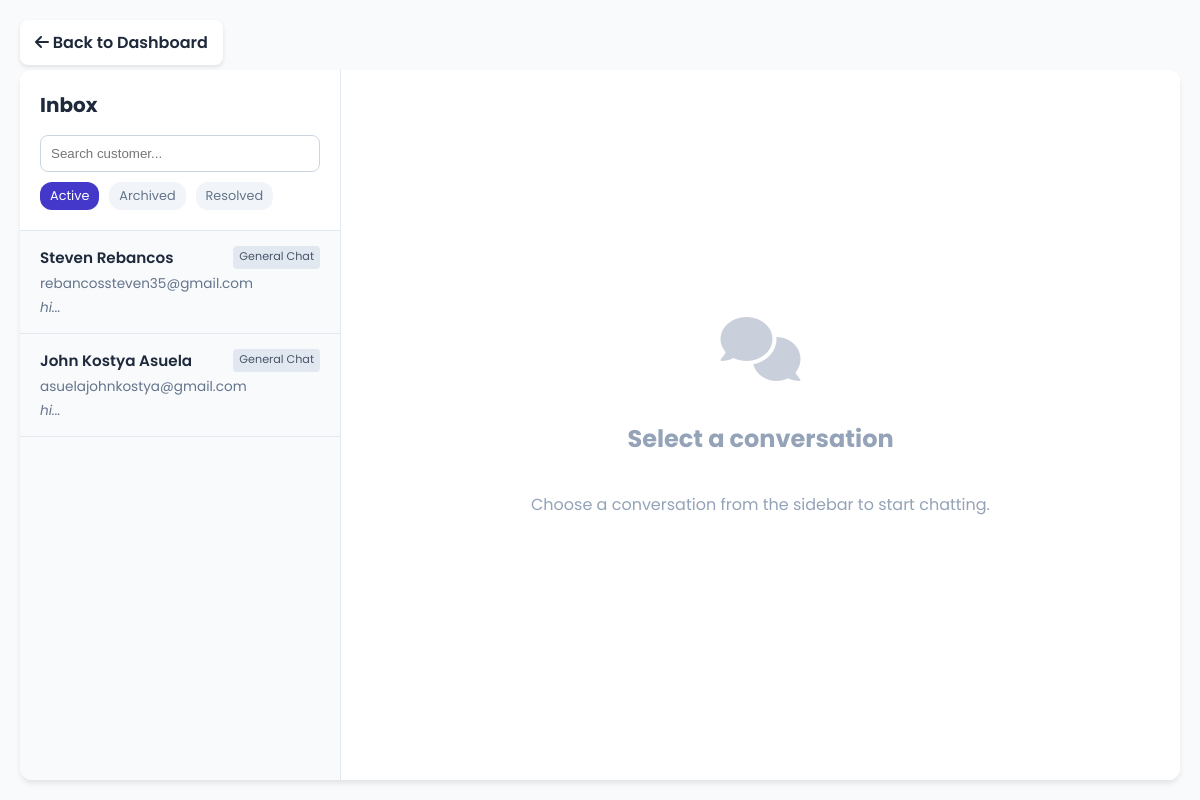
Page /admin/messages.php (signed in) on the committed database.
### tables this page shows
CREATE TABLE `customer_conversations` (
  `id` int(11) NOT NULL,
  `customer_email` varchar(255) NOT NULL,
  `customer_name` varchar(255) NOT NULL,
  `message_type` enum('Tour Package Inquiry','Flight Booking','Visa Assistance','General Chat') DEFAULT 'General Chat',
  `status` enum('Active','Archived','Resolved') DEFAULT 'Active',
  `created_at` datetime DEFAULT current_timestamp(),
  `updated_at` datetime DEFAULT current_timestamp() ON UPDATE current_timestamp(),
  `customer_last_typing` datetime DEFAULT NULL,
  `admin_last_typing` datetime DEFAULT NULL
);

### admin/messages.php (the view, shortened to what this page needs)
<?php
require_once __DIR__ . '/../config/database.php';
    ?>
    <?php
$activeConvoId = $_GET['convo_id'] ?? null;
$statusFilter = $_GET['status'] ?? 'Active';
$searchQuery = $_GET['search'] ?? '';
$where = "status = :status";
$params = ['status' => $statusFilter];
$stmt = $pdo->prepare("
    SELECT c.*,
    (SELECT message FROM customer_messages WHERE conversation_id = c.id ORDER BY id DESC LIMIT 1) as last_message,
    (SELECT COUNT(*) FROM customer_messages WHERE conversation_id = c.id AND is_read = 0 AND sender_type = 'Customer') as unread_count
    FROM customer_conversations c
    WHERE $where
    ORDER BY c.updated_at DESC
");
$stmt->execute($params);
$conversations = $stmt->fetchAll(PDO::FETCH_ASSOC);
$activeMessages = [];
?>
<!DOCTYPE html>
<html lang="en">
<head>
    <link rel="stylesheet" href="https://cdnjs.cloudflare.com/ajax/libs/font-awesome/6.0.0-beta3/css/all.min.css">
</head>
<body>
    <a href="dashboard.php" class="back-to-dash"><i class="fas fa-arrow-left"></i> Back to Dashboard</a>
    <div class="messages-container" style="margin-top: 70px;">
        <div class="sidebar-list">
            <div class="sidebar-header">
                <h2>Inbox</h2>
                <form action="" method="GET">
                    <input type="text" name="search" class="search-box" placeholder="Search customer..." value="<?= htmlspecialchars($searchQuery) ?>">
                </form>
                <div class="status-filters">
                    <a href="?status=Active" class="<?= $statusFilter === 'Active' ? 'active' : '' ?>">Active</a>
                    <a href="?status=Archived" class="<?= $statusFilter === 'Archived' ? 'active' : '' ?>">Archived</a>
                    <a href="?status=Resolved" class="<?= $statusFilter === 'Resolved' ? 'active' : '' ?>">Resolved</a>
                </div>
            </div>
            <div class="convo-list">
                <?php foreach ($conversations as $c): ?>
                    <a href="?convo_id=<?= $c['id'] ?>&status=<?= $statusFilter ?>&search=<?= urlencode($searchQuery) ?>"
                       class="convo-item <?= $activeConvoId == $c['id'] ? 'active' : '' ?>">
                        <div class="convo-header">
                            <span class="convo-name"><?= htmlspecialchars($c['customer_name']) ?></span>
                            <span class="convo-type"><?= htmlspecialchars($c['message_type']) ?></span>
                        </div>
                        <div class="convo-snippet"><?= htmlspecialchars($c['customer_email']) ?></div>
                        <div class="convo-snippet" style="margin-top: 4px; font-style: italic;">
                            <?= htmlspecialchars(substr($c['last_message'] ?? 'No messages yet', 0, 40)) ?>...
                        </div>
                    </a>
                <?php endforeach; ?>
            </div>
        </div>
        <div class="chat-area">
            <?php if ($activeConvoId): ?>
                <?php
                    $curr = array_filter($conversations, fn($c) => $c['id'] == $activeConvoId);
                    $activeConvo = reset($curr);
                    if (!$activeConvo) {
                        $stmt = $pdo->prepare("SELECT * FROM customer_conversations WHERE id = ?");
                        $stmt->execute([$activeConvoId]);
                        $activeConvo = $stmt->fetch(PDO::FETCH_ASSOC);
                    }
                ?>
                <div class="chat-header">
                    <div class="chat-header-info">
                        <h3><?= htmlspecialchars($activeConvo['customer_name'] ?? 'Unknown Customer') ?></h3>
                        <p><?= htmlspecialchars($activeConvo['customer_email'] ?? '') ?> • <?= htmlspecialchars($activeConvo['message_type'] ?? '') ?> • Status: <strong><?= htmlspecialchars($activeConvo['status'] ?? '') ?></strong></p>
                    </div>
                    <div class="chat-actions">
                        <?php if (($activeConvo['status'] ?? '') === 'Active'): ?>
                            <form action="" method="POST">
                                <input type="hidden" name="conversation_id" value="<?= $activeConvo['id'] ?>">
                                <input type="hidden" name="action" value="Resolved">
                                <button type="submit" title="Mark as Resolved"><i class="fas fa-check-circle" style="color:#16a34a;"></i> Resolve</button>
                            </form>
                            <form action="" method="POST">
                                <input type="hidden" name="conversation_id" value="<?= $activeConvo['id'] ?>">
                                <input type="hidden" name="action" value="Archived">
                                <button type="submit" title="Archive Chat"><i class="fas fa-archive" style="color:#64748b;"></i> Archive</button>
                            </form>
                        <?php else: ?>
                            <form action="" method="POST">
                                <input type="hidden" name="conversation_id" value="<?= $activeConvo['id'] ?>">
                                <input type="hidden" name="action" value="Active">
                                <button type="submit"><i class="fas fa-undo"></i> Move to Active</button>
                            </form>
                        <?php endif; ?>
                    </div>
                </div>
                <div class="chat-messages" id="chatMessages">
                    <?php if (empty($activeMessages)): ?>
                        <div style="text-align: center; color: #64748b; margin-top: 20px;">No messages yet.</div>
                    <?php endif; ?>
                    <?php
                        $last_id = 0;
                        foreach ($activeMessages as $m):
                            $last_id = max($last_id, $m['id']);
                    ?>
                        <div class="message <?= $m['sender_type'] === 'Customer' ? 'customer' : 'admin' ?>">
                            <?php if ($m['sender_type'] !== 'Customer'): ?>
                                <div class="message-sender"><?= htmlspecialchars($m['sender_name']) ?></div>
                            <?php endif; ?>
                            <div class="message-body"><?= nl2br(htmlspecialchars($m['message'])) ?></div>
                            <div class="message-time"><?= date('g:i A', strtotime($m['created_at'])) ?></div>
                        </div>
                    <?php endforeach; ?>
                    <div id="typingIndicator" style="display: none; align-self: flex-start; color: var(--muted); font-size: 0.85rem; font-style: italic; margin-left: 10px;">
                        Customer is typing...
                    </div>
                </div>
                <div class="chat-input">
                    <form action="" method="POST">
                        <input type="hidden" name="action" value="reply">
                        <input type="hidden" name="conversation_id" value="<?= $activeConvoId ?>">
                        <textarea name="message" rows="2" placeholder="Type a reply..." required></textarea>
                        <button type="submit">Send <i class="fas fa-paper-plane" style="margin-left: 5px;"></i></button>
                    </form>
                </div>
                <script>
                    const chatMessages = document.getElementById('chatMessages');
                    const typingIndicator = document.getElementById('typingIndicator');
                    const messageInput = document.querySelector('textarea[name="message"]');
                    let lastId = <?= $last_id ?? 0 ?>;
                    const convoId = <?= $activeConvoId ?>;
                    function scrollToBottom() {
                        chatMessages.scrollTop = chatMessages.scrollHeight;
                    }
                    scrollToBottom();
                    function fetchMessages() {
                        fetch(`../api/chat_sync.php?convo_id=${convoId}&last_id=${lastId}`)
                            .then(res => res.json())
                            .then(data => {
                                if (data.error) return;
                                // Handle new messages
                                if (data.messages && data.messages.length > 0) {
                                    data.messages.forEach(m => {
                                        const div = document.createElement('div');
                                        div.className = 'message ' + m.css_class;
                                        let innerHtml = '';
                                        if (m.sender_type !== 'Customer') {
                                            innerHtml += `<div class="message-sender">${m.sender_name}</div>`;
                                        }
                                        innerHtml += `<div class="message-body">${m.safe_message}</div>`;
                                        innerHtml += `<div class="message-time">${m.formatted_time}</div>`;
                                        div.innerHTML = innerHtml;
                                        chatMessages.insertBefore(div, typingIndicator);
                                    });
                                    lastId = data.last_id;
                                    scrollToBottom();
                                }
                                // Handle typing indicator
                                if (data.other_is_typing) {
                                    typingIndicator.style.display = 'block';
                                    scrollToBottom();
                                } else {
                                    typingIndicator.style.display = 'none';
                                }
                            })
                            .catch(err => console.error(err));
                    }
                    setInterval(fetchMessages, 2000);
                    // Typing detection
                    let typingTimeout;
                    if (messageInput) {
                        messageInput.addEventListener('input', () => {
                            fetch('../api/chat_sync.php?convo_id=' + convoId, {
                                method: 'POST',
                                headers: { 'Content-Type': 'application/json' },
                                body: JSON.stringify({ typing: true })
                            });
                            clearTimeout(typingTimeout);
                            typingTimeout = setTimeout(() => {
                                fetch('../api/chat_sync.php?convo_id=' + convoId, {
                                    method: 'POST',
                                    headers: { 'Content-Type': 'application/json' },
                                    body: JSON.stringify({ typing: false })
                                });
                            }, 2000);
                        });
                    }
                </script>
            <?php else: ?>
                <div style="flex: 1; display: flex; flex-direction: column; align-items: center; justify-content: center; color: #94a3b8;">
                    <i class="fas fa-comments" style="font-size: 64px; margin-bottom: 20px; opacity: 0.5;"></i>
                    <h2>Select a conversation</h2>
                    <p>Choose a conversation from the sidebar to start chatting.</p>
                </div>
            <?php endif; ?>
        </div>
    </div>
</body>
</html>

### admin/messages.php (style rules this page uses)
:root { --primary: #4338ca; --primary-dark: #3730a3; --bg: #f8fafc; --sidebar-bg: #0f172a; --text-main: #1e293b; --card-bg: #ffffff; }
body { font-family: 'Poppins', sans-serif; background: var(--bg); color: var(--text-main); margin: 0; padding: 0; display: flex; height: 100vh; overflow: hidden; }
.messages-container { flex: 1; display: flex; background: white; box-shadow: 0 4px 6px -1px rgba(0,0,0,0.1); margin: 20px; border-radius: 12px; overflow: hidden; }
.sidebar-list { width: 320px; border-right: 1px solid #e2e8f0; display: flex; flex-direction: column; background: #f8fafc; }
.sidebar-header { padding: 20px; border-bottom: 1px solid #e2e8f0; background: white; }
.sidebar-header h2 { margin: 0 0 15px 0; font-size: 1.25rem; display: flex; align-items: center; justify-content: space-between; }
.search-box { width: 100%; padding: 10px; border: 1px solid #cbd5e1; border-radius: 8px; outline: none; box-sizing: border-box; }
.status-filters { display: flex; gap: 10px; margin-top: 10px; }
.status-filters a { font-size: 0.8rem; text-decoration: none; color: #64748b; padding: 5px 10px; border-radius: 12px; background: #f1f5f9; }
.status-filters a.active { background: var(--primary); color: white; }
.convo-list { flex: 1; overflow-y: auto; }
.convo-item { padding: 15px 20px; border-bottom: 1px solid #e2e8f0; cursor: pointer; text-decoration: none; color: inherit; display: flex; flex-direction: column; position: relative; }
.convo-header { display: flex; justify-content: space-between; margin-bottom: 5px; }
.convo-name { font-weight: 600; font-size: 0.95rem; }
.convo-type { font-size: 0.7rem; color: #475569; background: #e2e8f0; padding: 2px 6px; border-radius: 4px; }
.convo-snippet { font-size: 0.85rem; color: #64748b; white-space: nowrap; overflow: hidden; text-overflow: ellipsis; }
.chat-area { flex: 1; display: flex; flex-direction: column; background: white; }
.back-to-dash { position: absolute; top: 20px; left: 20px; z-index: 100; text-decoration: none; color: #1e293b; font-weight: 600; background: white; padding: 10px 15px; border-radius: 8px; box-shadow: 0 2px 4px rgba(0,0,0,0.1); }

### rows in the picture
customer_conversations: customer_name "Steven Rebancos", message_type "General Chat", customer_email "rebancossteven35@gmail.com", last_message "hi"
customer_conversations: customer_name "John Kostya Asuela", message_type "General Chat", customer_email "asuelajohnkostya@gmail.com", last_message "hi"
